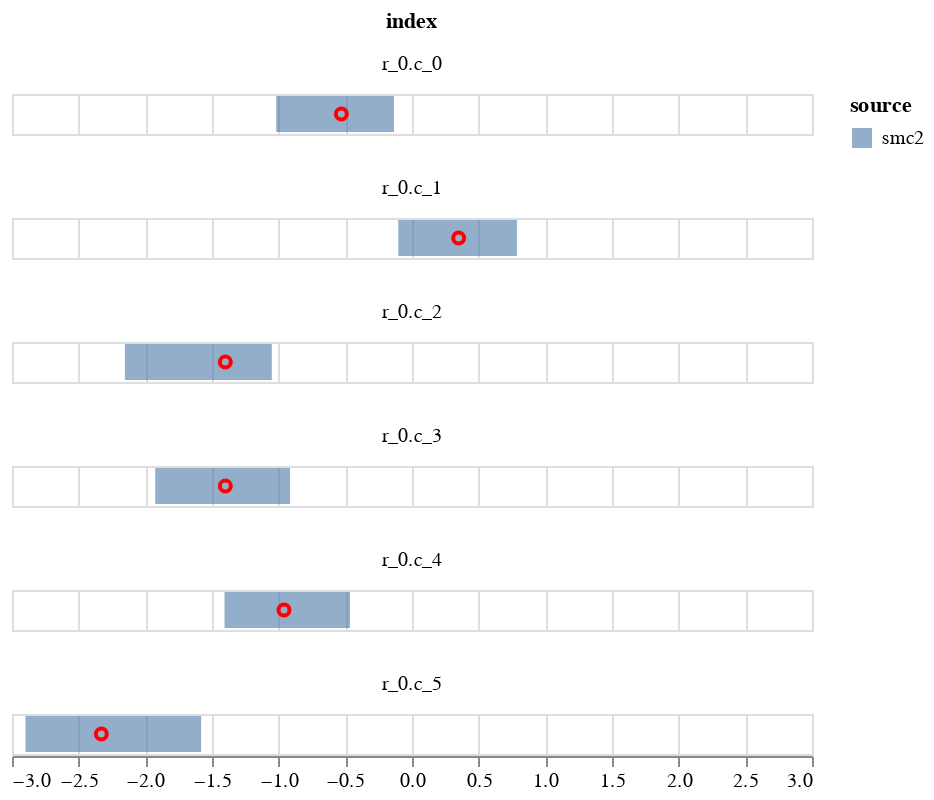

The cell this chart's notebook holds for it:
### Code cell
c1 = alt.Chart(plot_data).mark_bar(opacity=0.6).encode(
    alt.X('q1', title=None,  scale=alt.Scale(domain=[-3,3])),
    alt.X2('q2', title=None),
    alt.Color('source'),    
)
    

c2 = alt.Chart(plot_data).mark_point(opacity=1, color='red').encode(
        alt.X('data', title=None),
)
(c1+c2).facet(
       'index',
    columns=1
    )

### Figure 1 — Vega-Lite specification as saved in the notebook (floating-point values rounded to 4 significant figures)
{"config": {"view": {"continuousWidth": 400, "continuousHeight": 300}}, "data": {"name": "data-e82c2ea4688d19fb175ff9db5d72a841"}, "facet": {"type": "nominal", "field": "index"}, "spec": {"layer": [{"mark": {"type": "bar", "opacity": 0.6}, "encoding": {"color": {"type": "nominal", "field": "source"}, "x": {"type": "quantitative", "field": "q1", "scale": {"domain": [-3, 3]}, "title": null}, "x2": {"field": "q2", "title": null}}}, {"mark": {"type": "point", "color": "red", "opacity": 1}, "encoding": {"x": {"type": "quantitative", "field": "data", "title": null}}}]}, "columns": 1, "$schema": "https://vega.github.io/schema/vega-lite/v4.8.1.json", "datasets": {"data-e82c2ea4688d19fb175ff9db5d72a841": [{"index": "r_0.c_0", "q1": -1.018, "q2": -0.1352, "source": "smc2", "data": -0.53}, {"index": "r_0.c_1", "q1": -0.1028, "q2": 0.7867, "source": "smc2", "data": 0.35}, {"index": "r_0.c_2", "q1": -2.153, "q2": -1.052, "source": "smc2", "data": -1.4}, {"index": "r_0.c_3", "q1": -1.926, "q2": -0.9146, "source": "smc2", "data": -1.4}, {"index": "r_0.c_4", "q1": -1.406, "q2": -0.4653, "source": "smc2", "data": -0.96}, {"index": "r_0.c_5", "q1": -2.899, "q2": -1.581, "source": "smc2", "data": -2.33}]}}
